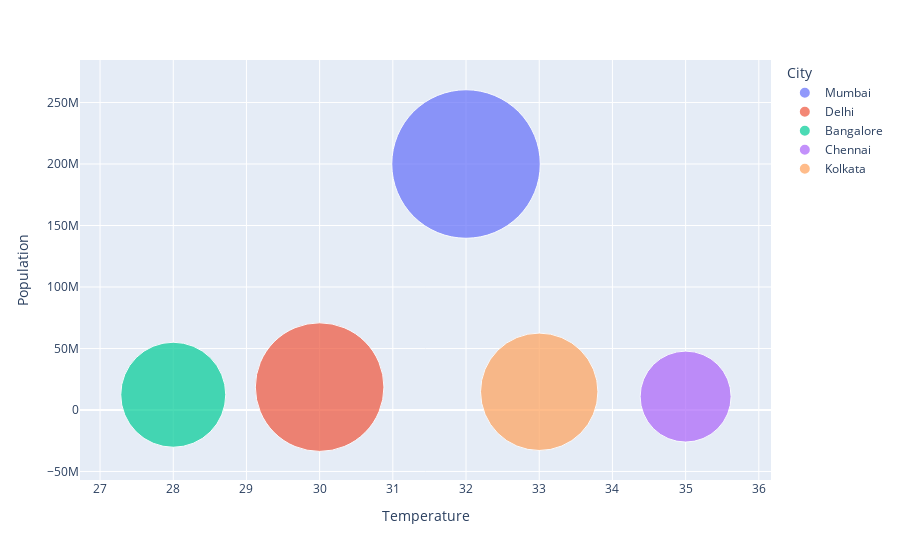

The notebook cell saved with this chart:
### Code cell
fig=px.scatter(df,x='Temperature',y='Population',size='GDP',hover_data=["City"],size_max=105,color="City")
fig.show()

### Figure 1 — Plotly figure (JSON) as saved in the notebook; plotly's stock layout.template omitted (floating-point values rounded to 4 significant figures)
{"data": [{"customdata": [["Mumbai"]], "hovertemplate": "City=%{customdata[0]}<br>Temperature=%{x}<br>Population=%{y}<br>GDP=%{marker.size}<extra></extra>", "legendgroup": "Mumbai", "marker": {"color": "#636efa", "size": [400000], "sizemode": "area", "sizeref": 36.28, "symbol": "circle"}, "mode": "markers", "name": "Mumbai", "orientation": "v", "showlegend": true, "type": "scatter", "x": [32], "xaxis": "x", "y": [200000000], "yaxis": "y"}, {"customdata": [["Delhi"]], "hovertemplate": "City=%{customdata[0]}<br>Temperature=%{x}<br>Population=%{y}<br>GDP=%{marker.size}<extra></extra>", "legendgroup": "Delhi", "marker": {"color": "#EF553B", "size": [300000], "sizemode": "area", "sizeref": 36.28, "symbol": "circle"}, "mode": "markers", "name": "Delhi", "orientation": "v", "showlegend": true, "type": "scatter", "x": [30], "xaxis": "x", "y": [18600000], "yaxis": "y"}, {"customdata": [["Bangalore"]], "hovertemplate": "City=%{customdata[0]}<br>Temperature=%{x}<br>Population=%{y}<br>GDP=%{marker.size}<extra></extra>", "legendgroup": "Bangalore", "marker": {"color": "#00cc96", "size": [200000], "sizemode": "area", "sizeref": 36.28, "symbol": "circle"}, "mode": "markers", "name": "Bangalore", "orientation": "v", "showlegend": true, "type": "scatter", "x": [28], "xaxis": "x", "y": [12400000], "yaxis": "y"}, {"customdata": [["Chennai"]], "hovertemplate": "City=%{customdata[0]}<br>Temperature=%{x}<br>Population=%{y}<br>GDP=%{marker.size}<extra></extra>", "legendgroup": "Chennai", "marker": {"color": "#ab63fa", "size": [150000], "sizemode": "area", "sizeref": 36.28, "symbol": "circle"}, "mode": "markers", "name": "Chennai", "orientation": "v", "showlegend": true, "type": "scatter", "x": [35], "xaxis": "x", "y": [10900000], "yaxis": "y"}, {"customdata": [["Kolkata"]], "hovertemplate": "City=%{customdata[0]}<br>Temperature=%{x}<br>Population=%{y}<br>GDP=%{marker.size}<extra></extra>", "legendgroup": "Kolkata", "marker": {"color": "#FFA15A", "size": [250000], "sizemode": "area", "sizeref": 36.28, "symbol": "circle"}, "mode": "markers", "name": "Kolkata", "orientation": "v", "showlegend": true, "type": "scatter", "x": [33], "xaxis": "x", "y": [14800000], "yaxis": "y"}], "layout": {"legend": {"itemsizing": "constant", "title": {"text": "City"}, "tracegroupgap": 0}, "margin": {"t": 60}, "xaxis": {"anchor": "y", "domain": [0, 1], "title": {"text": "Temperature"}}, "yaxis": {"anchor": "x", "domain": [0, 1], "title": {"text": "Population"}}}}
